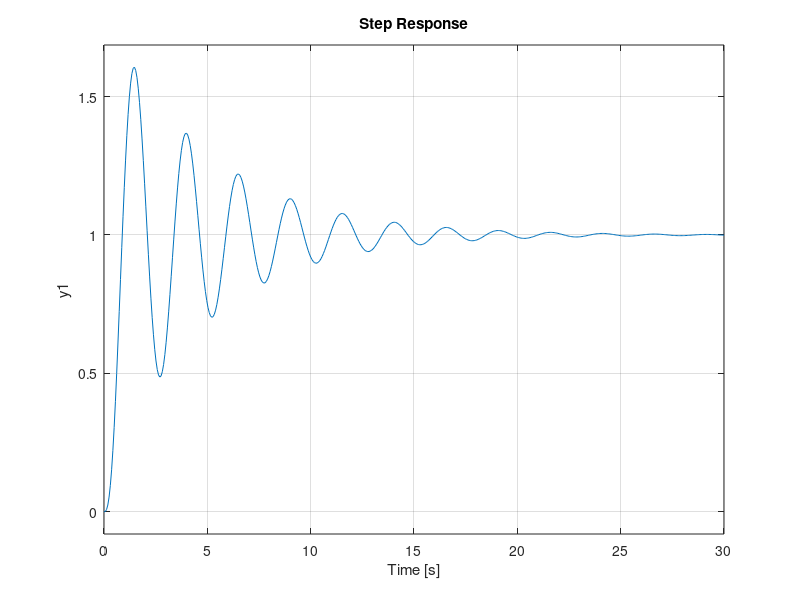

Write the MATLAB code that produced this figure.
%
% Aramis Kelkelyan
% MAE 476: Midterm
% Problem 1
% Date: 11/8/2022
%-----------------------------------------
clear;clc;

%Type 0
K = 30;
a = 0.5;

num = [K K*a];
den = [1 6 11 6+K K*a];
sys = tf(num,den);
poles_are=pole(sys);
roots_char_eqn = roots(den);
disp(roots_char_eqn); 

step(sys);
%if there are any POSITIVE roots, then the system is unstable

% Interesting combo --> stable
% K = -3;
% a = -1.5;

% Type 2 --> Stable
% K = 44.15;
% a = 0.5;

% Oddball Stable
% K = 59;
% a = 0.03;

% Type 2 --> Not stable
% K = 30;
% a = 1; % can use 0.999999 in place to make stable

% Interesting combo --> stable, type 1
% K = 10;
% a = 0; % as long as a = 0 --> type 1

% Playing around
% K = -0.000011;
% a = -1000; % as long as a = 0 --> a --> inf